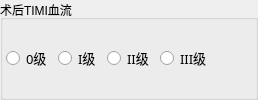
          <widget class="QGroupBox" name="m_grpSHTIMI">
           <property name="title">
            <string>术后TIMI血流</string>
           </property>
           <layout class="QHBoxLayout" name="horizontalLayout_7">
            <property name="leftMargin">
             <number>3</number>
            </property>
            <property name="topMargin">
             <number>3</number>
            </property>
            <property name="rightMargin">
             <number>3</number>
            </property>
            <property name="bottomMargin">
             <number>3</number>
            </property>
            <item>
             <widget class="QRadioButton" name="m_radSHTIMI0">
              <property name="font">
               <font>
                <family>微软雅黑</family>
                <pointsize>10</pointsize>
               </font>
              </property>
              <property name="text">
               <string>0级</string>
              </property>
             </widget>
            </item>
            <item>
             <widget class="QRadioButton" name="m_radSHTIMI1">
              <property name="font">
               <font>
                <family>微软雅黑</family>
                <pointsize>10</pointsize>
               </font>
              </property>
              <property name="text">
               <string>I级</string>
              </property>
             </widget>
            </item>
            <item>
             <widget class="QRadioButton" name="m_radSHTIMI2">
              <property name="font">
               <font>
                <family>微软雅黑</family>
                <pointsize>10</pointsize>
               </font>
              </property>
              <property name="text">
               <string>II级</string>
              </property>
             </widget>
            </item>
            <item>
             <widget class="QRadioButton" name="m_radSHTIMI3">
              <property name="font">
               <font>
                <family>微软雅黑</family>
                <pointsize>10</pointsize>
               </font>
              </property>
              <property name="text">
               <string>III级</string>
              </property>
             </widget>
            </item>
            <item>
             <spacer name="horizontalSpacer_6">
              <property name="font">
               <font>
                <family>微软雅黑</family>
                <pointsize>10</pointsize>
               </font>
              </property>
              <property name="orientation">
               <enum>Qt::Horizontal</enum>
              </property>
              <property name="sizeHint" stdset="0">
               <size>
                <width>40</width>
                <height>20</height>
               </size>
              </property>
             </spacer>
            </item>
           </layout>
          </widget>
